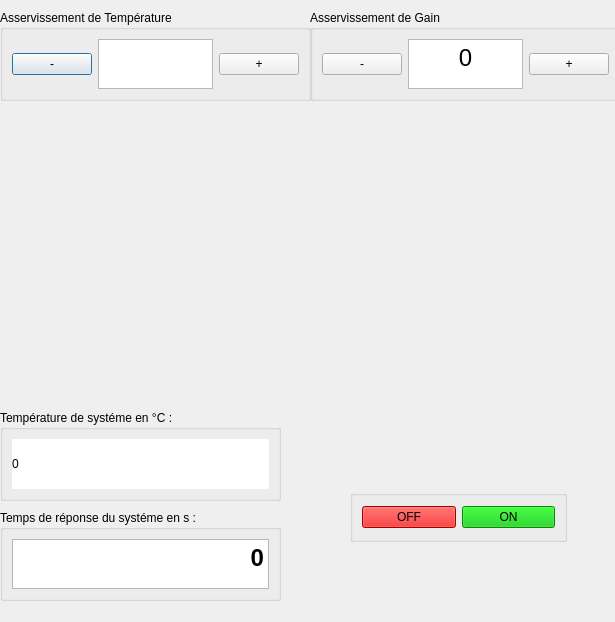
<?xml version="1.0" encoding="UTF-8"?>
<ui version="4.0">
 <class>Dialog</class>
 <widget class="QDialog" name="Dialog">
  <property name="geometry">
   <rect>
    <x>0</x>
    <y>0</y>
    <width>615</width>
    <height>622</height>
   </rect>
  </property>
  <property name="windowTitle">
   <string>Dialog</string>
  </property>
  <widget class="QGroupBox" name="groupBox">
   <property name="geometry">
    <rect>
     <x>0</x>
     <y>10</y>
     <width>311</width>
     <height>91</height>
    </rect>
   </property>
   <property name="title">
    <string>Asservissement de Température</string>
   </property>
   <layout class="QHBoxLayout" name="horizontalLayout">
    <item>
     <widget class="QPushButton" name="pushButton">
      <property name="text">
       <string>-</string>
      </property>
     </widget>
    </item>
    <item>
     <widget class="QTextEdit" name="tempReg">
      <property name="html">
       <string>&lt;!DOCTYPE HTML PUBLIC &quot;-//W3C//DTD HTML 4.0//EN&quot; &quot;http://www.w3.org/TR/REC-html40/strict.dtd&quot;&gt;
&lt;html&gt;&lt;head&gt;&lt;meta name=&quot;qrichtext&quot; content=&quot;1&quot; /&gt;&lt;style type=&quot;text/css&quot;&gt;
p, li { white-space: pre-wrap; }
&lt;/style&gt;&lt;/head&gt;&lt;body style=&quot; font-family:'MS Shell Dlg 2'; font-size:7.8pt; font-weight:400; font-style:normal;&quot;&gt;
&lt;p align=&quot;center&quot; style=&quot;-qt-paragraph-type:empty; margin-top:0px; margin-bottom:0px; margin-left:0px; margin-right:0px; -qt-block-indent:0; text-indent:0px;&quot;&gt;&lt;br /&gt;&lt;/p&gt;&lt;/body&gt;&lt;/html&gt;</string>
      </property>
     </widget>
    </item>
    <item>
     <widget class="QPushButton" name="pushButton_2">
      <property name="text">
       <string>+</string>
      </property>
     </widget>
    </item>
   </layout>
  </widget>
  <widget class="QGroupBox" name="groupBox_2">
   <property name="geometry">
    <rect>
     <x>310</x>
     <y>10</y>
     <width>311</width>
     <height>91</height>
    </rect>
   </property>
   <property name="title">
    <string>Asservissement de Gain</string>
   </property>
   <layout class="QHBoxLayout" name="horizontalLayout_2">
    <item>
     <widget class="QPushButton" name="pushButton_3">
      <property name="text">
       <string>-</string>
      </property>
     </widget>
    </item>
    <item>
     <widget class="QTextEdit" name="textEdit_2">
      <property name="html">
       <string>&lt;!DOCTYPE HTML PUBLIC &quot;-//W3C//DTD HTML 4.0//EN&quot; &quot;http://www.w3.org/TR/REC-html40/strict.dtd&quot;&gt;
&lt;html&gt;&lt;head&gt;&lt;meta name=&quot;qrichtext&quot; content=&quot;1&quot; /&gt;&lt;style type=&quot;text/css&quot;&gt;
p, li { white-space: pre-wrap; }
&lt;/style&gt;&lt;/head&gt;&lt;body style=&quot; font-family:'MS Shell Dlg 2'; font-size:7.8pt; font-weight:400; font-style:normal;&quot;&gt;
&lt;p align=&quot;center&quot; style=&quot; margin-top:0px; margin-bottom:0px; margin-left:0px; margin-right:0px; -qt-block-indent:0; text-indent:0px;&quot;&gt;&lt;span style=&quot; font-size:18pt;&quot;&gt;0&lt;/span&gt;&lt;/p&gt;&lt;/body&gt;&lt;/html&gt;</string>
      </property>
     </widget>
    </item>
    <item>
     <widget class="QPushButton" name="pushButton_4">
      <property name="text">
       <string>+</string>
      </property>
     </widget>
    </item>
   </layout>
  </widget>
  <widget class="QGroupBox" name="groupBox_3">
   <property name="geometry">
    <rect>
     <x>0</x>
     <y>410</y>
     <width>281</width>
     <height>91</height>
    </rect>
   </property>
   <property name="title">
    <string>Température de systéme en °C : </string>
   </property>
   <layout class="QHBoxLayout" name="horizontalLayout_3">
    <item>
     <widget class="QLabel" name="label">
      <property name="styleSheet">
       <string notr="true">background-color: rgb(255, 255, 255);
font: 75 26pt &quot;MS Shell Dlg 2&quot;;
</string>
      </property>
      <property name="text">
       <string>0</string>
      </property>
     </widget>
    </item>
   </layout>
  </widget>
  <widget class="QGroupBox" name="groupBox_4">
   <property name="geometry">
    <rect>
     <x>0</x>
     <y>510</y>
     <width>281</width>
     <height>91</height>
    </rect>
   </property>
   <property name="title">
    <string>Temps de réponse du systéme en s :</string>
   </property>
   <layout class="QHBoxLayout" name="horizontalLayout_4">
    <item>
     <widget class="QTextEdit" name="textEdit_4">
      <property name="html">
       <string>&lt;!DOCTYPE HTML PUBLIC &quot;-//W3C//DTD HTML 4.0//EN&quot; &quot;http://www.w3.org/TR/REC-html40/strict.dtd&quot;&gt;
&lt;html&gt;&lt;head&gt;&lt;meta name=&quot;qrichtext&quot; content=&quot;1&quot; /&gt;&lt;style type=&quot;text/css&quot;&gt;
p, li { white-space: pre-wrap; }
&lt;/style&gt;&lt;/head&gt;&lt;body style=&quot; font-family:'MS Shell Dlg 2'; font-size:7.8pt; font-weight:400; font-style:normal;&quot;&gt;
&lt;p align=&quot;right&quot; style=&quot; margin-top:0px; margin-bottom:0px; margin-left:0px; margin-right:0px; -qt-block-indent:0; text-indent:0px;&quot;&gt;&lt;span style=&quot; font-size:18pt; font-weight:600;&quot;&gt;0&lt;/span&gt;&lt;/p&gt;&lt;/body&gt;&lt;/html&gt;</string>
      </property>
     </widget>
    </item>
   </layout>
  </widget>
  <widget class="QGroupBox" name="groupBox_5">
   <property name="geometry">
    <rect>
     <x>350</x>
     <y>490</y>
     <width>217</width>
     <height>52</height>
    </rect>
   </property>
   <property name="title">
    <string/>
   </property>
   <layout class="QHBoxLayout" name="horizontalLayout_5">
    <item>
     <widget class="QPushButton" name="pushButton_5">
      <property name="styleSheet">
       <string notr="true">background-color: rgb(231, 0, 0);</string>
      </property>
      <property name="text">
       <string>OFF</string>
      </property>
     </widget>
    </item>
    <item>
     <widget class="QPushButton" name="pushButton_6">
      <property name="styleSheet">
       <string notr="true">background-color: rgb(0, 195, 0);</string>
      </property>
      <property name="text">
       <string>ON</string>
      </property>
     </widget>
    </item>
   </layout>
  </widget>
  <widget class="graph" name="graph" native="true">
   <property name="geometry">
    <rect>
     <x>0</x>
     <y>100</y>
     <width>611</width>
     <height>301</height>
    </rect>
   </property>
  </widget>
 </widget>
 <customwidgets>
  <customwidget>
   <class>graph</class>
   <extends>QWidget</extends>
   <header>graph.h</header>
   <container>1</container>
  </customwidget>
 </customwidgets>
 <resources/>
 <connections/>
</ui>
